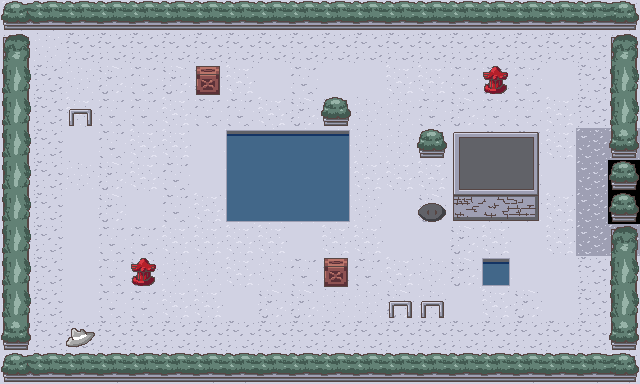

This game map was drawn from its Tiled (.tmx) file and the tilesets committed beside it. A one-line description and the full map source follow:
An orthogonal 20x12 tile map with 32x32 px tiles, 2 tile layers (Ground, Top).

<map version="1.10" tiledversion="1.12.1" orientation="orthogonal" renderorder="right-down" width="20" height="12" tilewidth="32" tileheight="32" infinite="0" nextlayerid="3" nextobjectid="1">
 <tileset firstgid="1" source="defcon_tileset.tsx" />
 <layer id="1" name="Ground" width="20" height="12">
  <data encoding="csv">
9,9,21,22,21,21,21,21,22,21,21,21,21,21,22,21,10,10,10,9,
21,22,11,11,11,11,11,11,11,11,11,11,11,11,11,11,11,11,11,21,
10,11,22,21,10,21,21,9,23,10,23,23,9,9,10,10,10,23,11,9,
10,11,9,10,10,9,10,10,9,21,21,22,22,10,21,10,10,9,11,9,
10,11,23,10,9,9,23,33,34,34,35,22,22,23,23,10,10,9,12,12,
10,11,22,21,9,10,23,45,46,46,47,9,9,9,23,10,10,23,12,120,
22,11,23,21,23,10,9,57,58,58,59,22,23,21,23,9,22,9,12,120,
9,11,23,10,10,9,9,9,9,23,9,9,23,23,21,9,23,9,12,12,
21,11,23,10,21,22,22,9,22,10,10,10,9,22,21,72,23,23,11,10,
21,11,23,10,10,9,9,23,21,21,22,22,21,22,23,9,21,23,11,21,
21,11,11,11,11,11,11,11,11,11,11,11,11,11,11,11,11,11,11,9,
10,22,10,9,22,21,9,9,10,22,22,10,21,21,10,10,9,22,9,9
</data>
 </layer>
 <layer id="2" name="Top" width="20" height="12">
  <data encoding="csv">
117,118,118,118,118,118,118,118,118,118,118,118,118,118,118,118,118,118,118,119,
84,0,0,0,0,0,0,0,0,0,0,0,0,0,0,0,0,0,0,84,
96,0,0,0,0,0,128,0,0,0,0,0,0,0,0,131,0,0,0,96,
96,0,129,0,0,0,0,0,0,0,120,0,0,0,0,0,0,0,0,96,
96,0,0,0,0,0,0,0,0,0,0,0,0,120,81,82,83,0,0,108,
96,0,0,0,0,0,0,0,0,0,0,0,0,0,93,94,95,0,0,0,
96,0,0,0,0,0,0,0,0,0,0,0,0,130,105,106,107,0,0,0,
96,0,0,0,0,0,0,0,0,0,0,0,0,0,0,0,0,0,0,84,
96,0,0,0,131,0,0,0,0,0,128,0,0,0,0,0,0,0,0,96,
96,0,0,0,0,0,0,0,0,0,0,0,129,129,0,0,0,0,0,96,
108,0,123,0,0,0,0,0,0,0,0,0,0,0,0,0,0,0,0,108,
117,118,118,118,118,118,118,118,118,118,118,118,118,118,118,118,118,118,118,119
</data>
 </layer>
</map>
